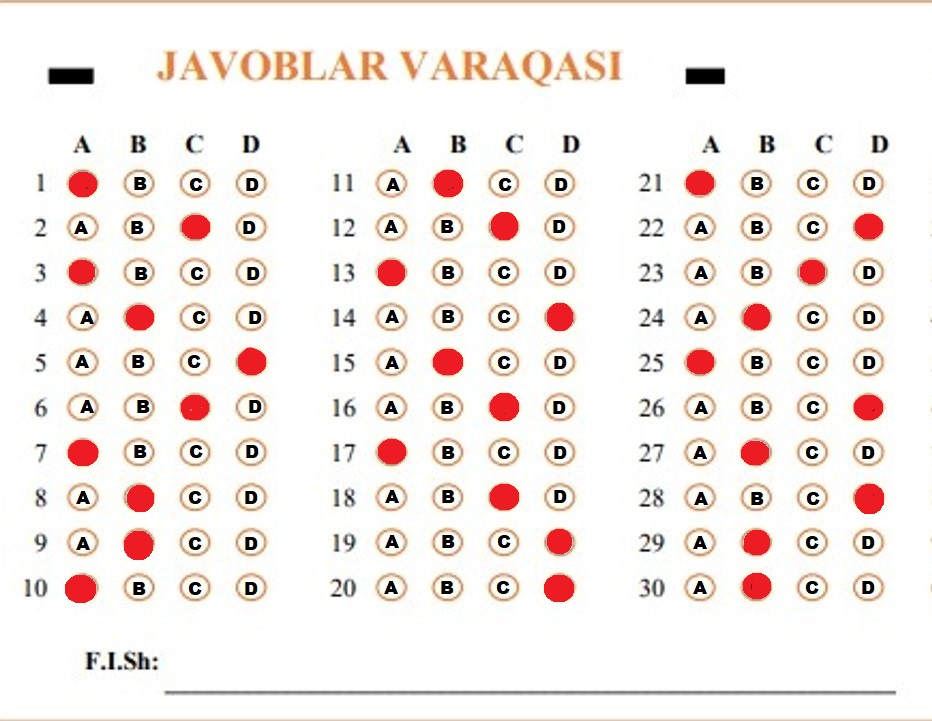
#> input picture DTM Test Controller/DATA/DTM_varaqalar/Talabalar/Salmonov_A.jpg, 932 x 721 px; its folder holds only this picture in this run
$ jupyter execute --allow-errors 'DTM Test Controller.ipynb'
#> lines starting #> are read from the running program, lines starting #| are printed output that depends on the picture; after the words box and inside, x2 and y2 are one past the last pixel; in counts of white or black regions, pixels touching at a corner belong together
# 7/09/2022

# Computer Vision

# DTM Test Controller

# Muallif: Farrux Sotivoldiyev

**`Kerakli kutubxonalar`**

[cell 1]
import numpy as np
import cv2
import matplotlib.pyplot as plt
import os
import glob

**`Talabalarning titullari turgan path va bosh titul turgan path`**

[cell 2]
titul_path = "DATA/DTM_varaqalar/Talabalar/"
main_titul_path = "DATA/DTM_varaqalar/DTM_varaqasi_main.jpg"

**`O'ziga path olib ichidagi barcha rasmlarni o'qib talabalarning ismi va titul varaqalarini qaytaruvchi funksiya`**

[cell 3]
# ismni faylning nomidan oladi
def get_load_dataset(path):
#> called with path = 'DATA/DTM_varaqalar/Talabalar/'
    titullar = []
    ismlar = []
    for i in glob.glob(os.path.join(path,"*")):
        titul = plt.imread(i)
#> titul is the input picture: shape (721, 932, 3); mean R, G, B 244.1, 236.2, 232.8
        titul = cv2.resize(titul,(1080,720))
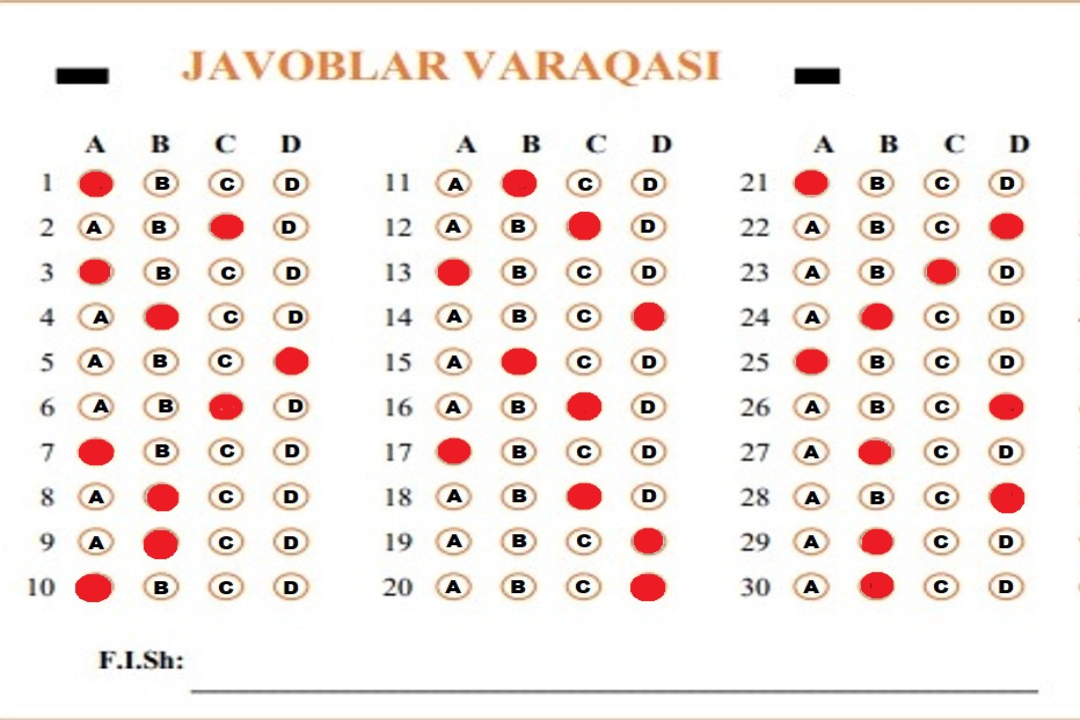
#> titul: shape (720, 1080, 3); mean R, G, B 244, 236.1, 232.8
        titullar.append(titul)

        for j in i.split("\\"):
            if j.find(".")!=-1:
                ismlar.append(j.split(".")[0])

    return ismlar,titullar

**`Ma'lumotlar o'qilib o'zgaruvchilarga yozildi`**

[cell 4]
load_dataset = get_load_dataset(titul_path)
main_titul = cv2.resize(plt.imread(main_titul_path),(1080,720))
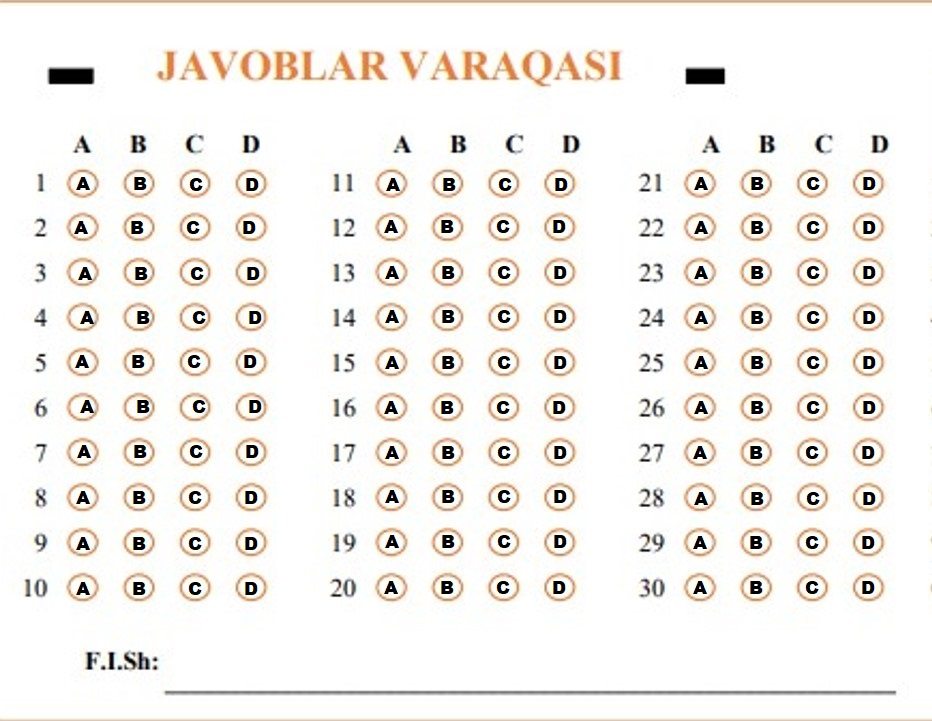
#> input picture DTM Test Controller/DATA/DTM_varaqalar/DTM_varaqasi_main.jpg, 932 x 721 px, found by its file name
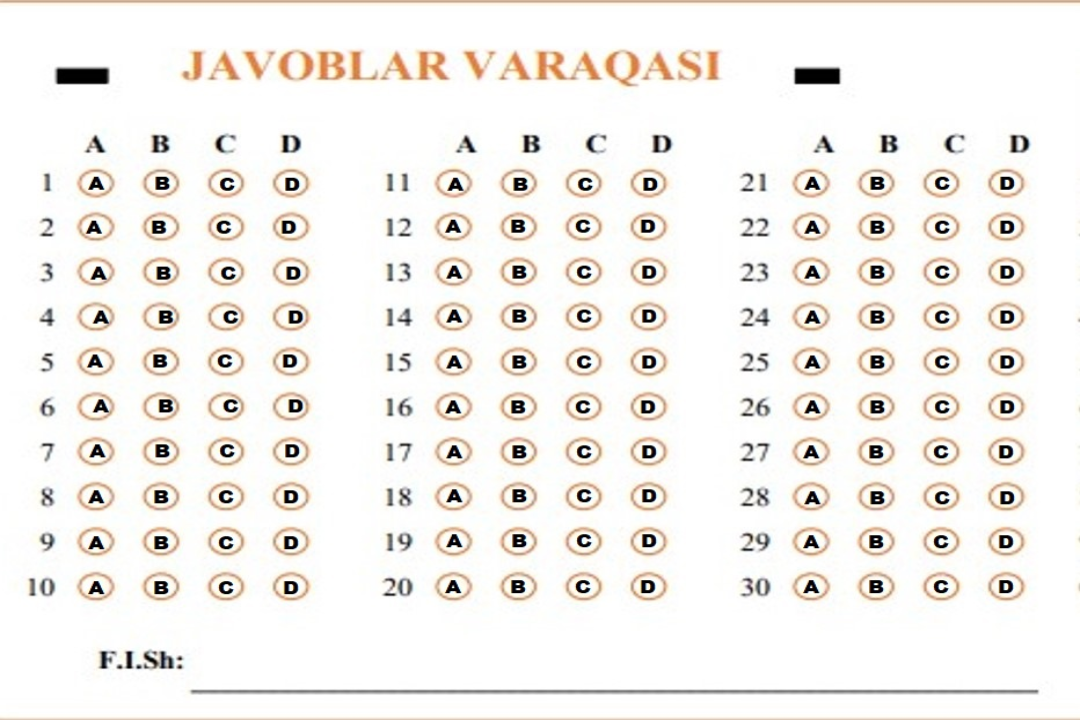
#> main_titul: shape (720, 1080, 3); mean R, G, B 243.1, 240.3, 236.4

**`3-talaba tituli ko'rsatish uchun`**

#> (a cell that did not finish here is left out)

**`Asosiy titul varaqasi va Talaba tituli`**

[cell 6]
fig,titul = plt.subplots(1,2,figsize=(30,25))
titul[0].set_title("Asosiy titul",size=35)
titul[0].imshow(main_titul)
titul[1].set_title("Talaba tituli",size=35)
#> (the rest of this cell did not finish here and is left out)

**`Talabaning titul varaqasini olib uning javoblarini qaytaruvchi funksiya`**

[cell 7]
def checking(talaba_varaqasi):
    range_1 = np.array([200,0,0])
    range_2 = np.array([255,100,100])
    maska = cv2.inRange(talaba_varaqasi,range_1,range_2)

    main_titul_copy = main_titul.copy()
    main_titul_copy[maska==0]=0

    talaba_javoblari = []
    qatorlar = []
    tayyor_talaba_tituli = {"test_1" : {},"test_2" : {},"test_3" : {},"test_4" : {},"test_5" : {},"test_6" : {},
                             "test_7" : {},"test_8" : {},"test_9" : {},"test_10" : {},"test_11" : {},"test_12" : {},
                             "test_13" : {},"test_14" : {},"test_15" : {},"test_16" : {},"test_17" : {},"test_18" : {},
                             "test_19" : {},"test_20" : {},"test_21" : {},"test_22" : {},"test_23" : {},"test_24" : {},
                             "test_25" : {},"test_26" : {},"test_27" : {},"test_28" : {},"test_29" : {},"test_30" : {}}

    for i in range(3):
        for j in range(168,600,45):
            if i==0:
                qatorlar.append(main_titul_copy[j:j+28,75:310])
            elif i==1:
                qatorlar.append(main_titul_copy[j:j+28,434:667])
            else:
                qatorlar.append(main_titul_copy[j:j+28,794:1024])

    for i in range(30):
        test = f"test_{i+1}"
        sanoq = 1
        for j in range(5,225,65):
            if sanoq==1:
                tayyor_talaba_tituli[test]["A"] = qatorlar[i][5:,j:j+30]
            elif sanoq==2:
                tayyor_talaba_tituli[test]["B"] = qatorlar[i][5:,j:j+30]
            elif sanoq==3:
                tayyor_talaba_tituli[test]["C"] = qatorlar[i][5:,j:j+30]
            elif sanoq==4:
                tayyor_talaba_tituli[test]["D"] = qatorlar[i][5:,j:j+30]
            sanoq += 1

    for javoblar in tayyor_talaba_tituli:
        variant_qiymati = []
        variant = []
        for variantlar in tayyor_talaba_tituli[javoblar]:
            summa = np.sum(tayyor_talaba_tituli[javoblar][variantlar])
            if summa!=0:
                variant_qiymati.append(summa)
                variant.append(variantlar)

        if len(variant)==1:
            if variant_qiymati[0]>200000:
                talaba_javoblari.append(variant[0])
            else:
                talaba_javoblari.append("X")
        else:
            talaba_javoblari.append("X")

    return talaba_javoblari

**`Papkadan o'qilgan barcha titul varaqalari va to'g'ri javoblarni olib ularni tekshirib reytingini qaytaruvchi funksiya`**

[cell 8]
def dtm_test_checker(names_and_dtm_titles,correct_answers):
    talabalar_reytingi = {}
    for student in range(len(names_and_dtm_titles[1])):
        talaba_javobi = checking(names_and_dtm_titles[1][student])
        togri_javoblar_soni = 0

        for i in range(30):
            if correct_answers[i]==talaba_javobi[i]:
                togri_javoblar_soni += 1

        natija_foizda = np.round((100*togri_javoblar_soni)/30,2)
        talabalar_reytingi[names_and_dtm_titles[0][student]] = (togri_javoblar_soni,natija_foizda)
#> this loop made 1 pass
#> (range_1 in checking, range_2 in checking, natija_foizda) on pass 1: ([200, 0, 0], [255, 100, 100], 33.33)
#> pass 1, in checking, `maska = cv2.inRange(talaba_varaqasi,range_1,range_2)`:
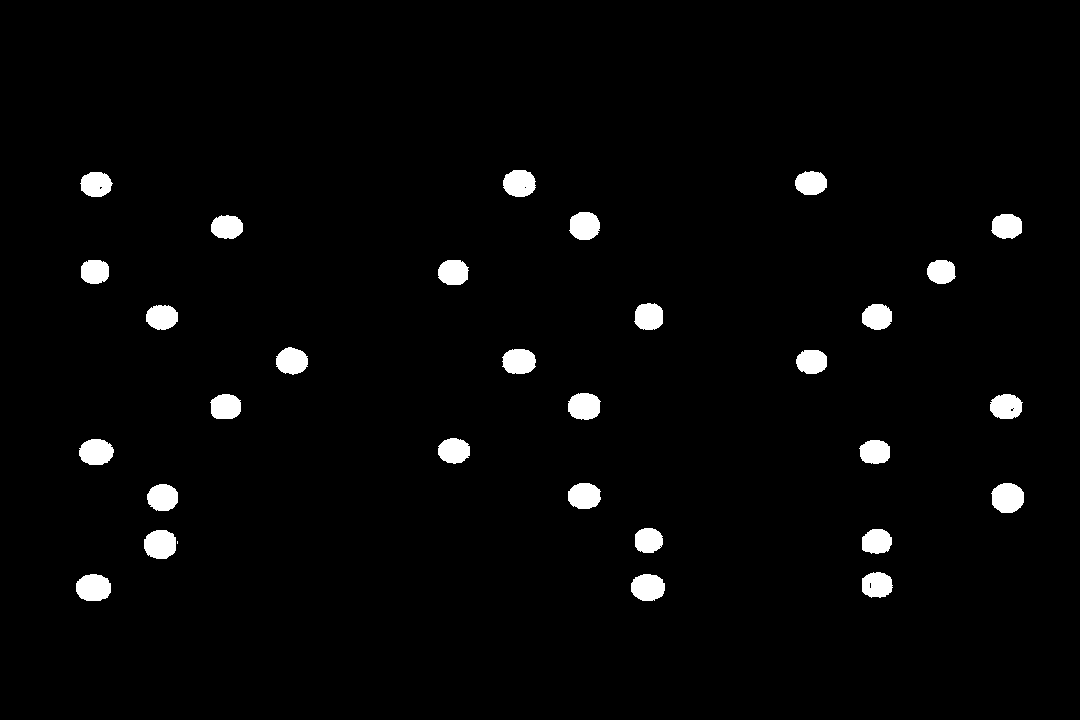
#> maska: shape (720, 1080); 2.6% white; 31 white regions (1 under 20 px), largest, box (x1, y1, x2, y2) and area: (991, 483, 1024, 513) 791, (76, 574, 111, 601) 775, (144, 530, 176, 559) 769
#> after the loop, talabalar_reytingi = 1 item

    return talabalar_reytingi

**`To'g'ri javoblar`**

[cell 9]
correct_answers = ['A','B','D','B','A','C','D','B','D','B','B','A','C','B','A','B','C','B','D','C','A','B','C','B','B','A','C','B','A','B']

**`Oxirgi natija - bunga to'g'ri javoblar soni va shuning foizdagi qiymati keladi`**

[cell 10]
result = dtm_test_checker(load_dataset,correct_answers)
#> result = 1 item
result

**`Talabaning titul bo'yash darajasi`**
* To'liq bo'yashlarning son qiymati ko'rib chiqilib shunday hulosaga kelindi.
Xulosa shuki eng past son qiymati 243806 va 200000 sonlari oraligida bo'lgani uchun
200000 dan past bo'yash qiymati bo'yalmagan deb olinadi va xato javob sifatida belgilanadi

[cell 11]
Test_10 = 243806
test_11 = 289245
test_20 = 44680  # bu to'liq bo'yalmagan aylanacha
test_21 = 287870
chegara = 200000 # deb olindi

**`REYTING`**

[cell 12]
y1 = []; x1 = []; y2 = []; x2 = []
for i in result:
    y1.append(result[i][0]); x1.append(i)
    y2.append(result[i][1]); x2.append(i)
#> this loop made 1 pass
#> after the loop, x1 = 1 item; x2 = 1 item; y1 = [10]; y2 = [33.33]

plt.figure(figsize=(20,8))
plt.subplot(121)
plt.title("To'g'ri javoblar bo'yicha")
plt.bar(x1,y1)

plt.subplot(122)
plt.title("Ballar bo'yicha")
plt.bar(x2,y2)
plt.show()
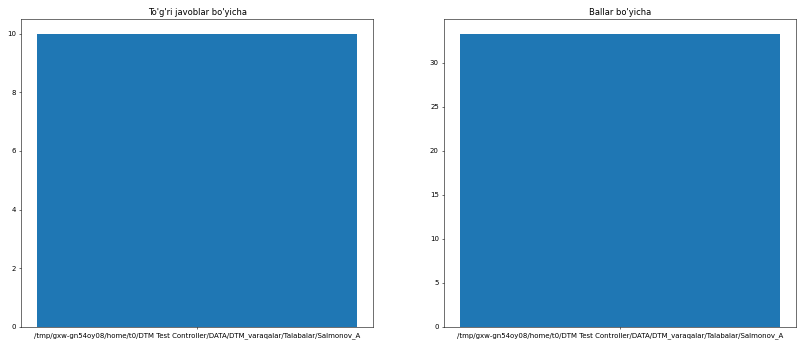
#> figure drawn by matplotlib, 2 panels
